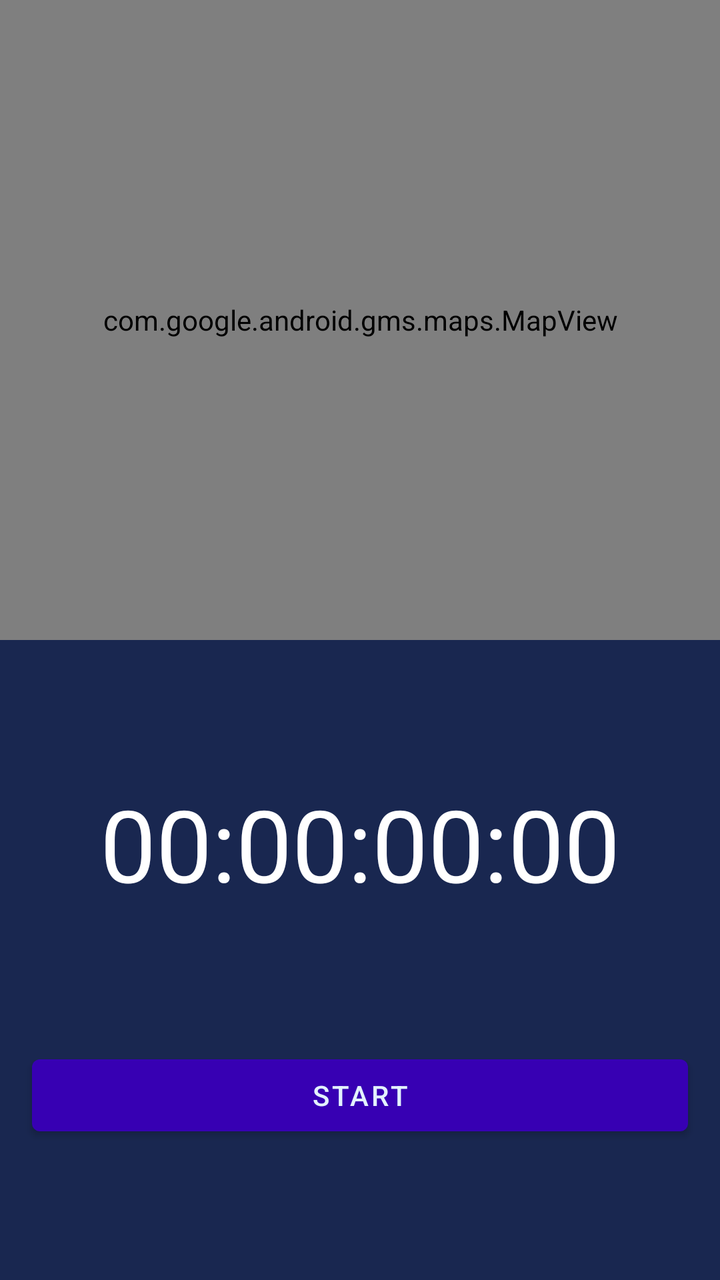
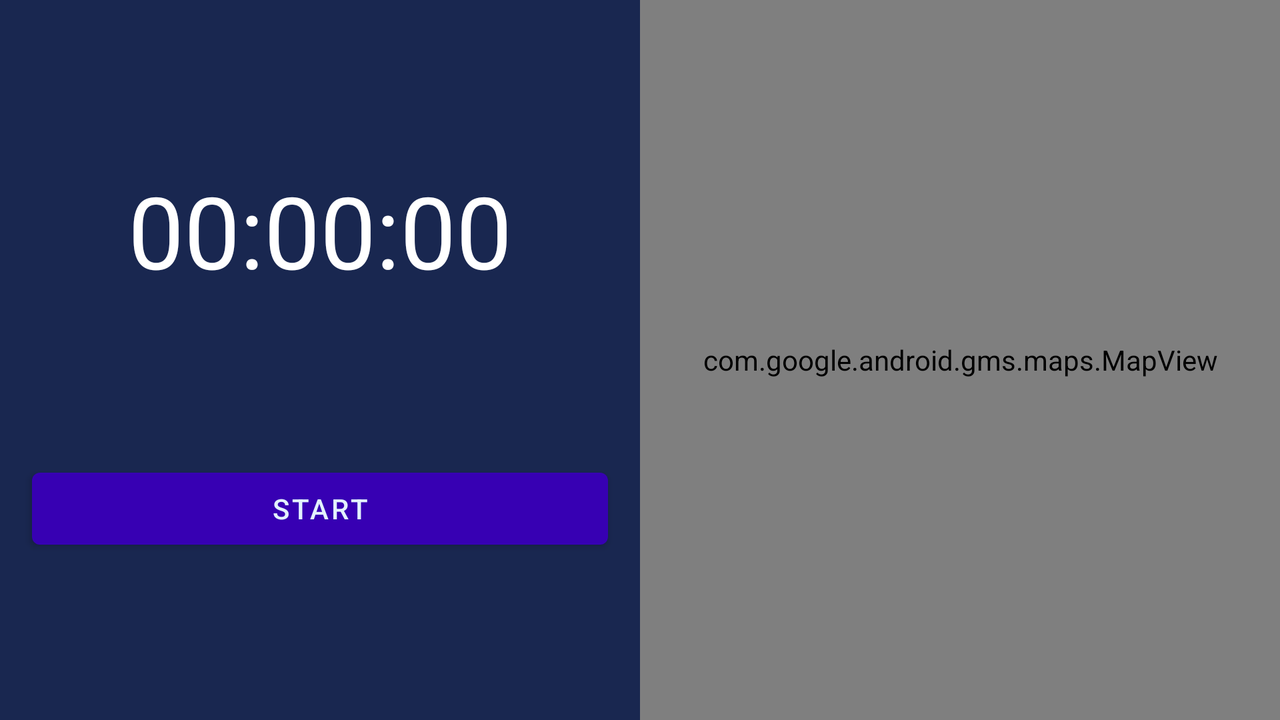

Two renders of one Android screen. The first uses the default layout on a phone; the second uses the alternative layout the repository ships for a different screen configuration, on a matching device. The two XML files are below.
<!-- AndroidManifest.xml: application theme AppTheme -->
<!-- res/layout/fragment_tracking.xml -->
<?xml version="1.0" encoding="utf-8"?>
<androidx.constraintlayout.widget.ConstraintLayout xmlns:android="http://schemas.android.com/apk/res/android"
    xmlns:app="http://schemas.android.com/apk/res-auto"
    xmlns:tools="http://schemas.android.com/tools"
    android:layout_width="match_parent"
    android:layout_height="match_parent">

    <androidx.constraintlayout.widget.ConstraintLayout
        android:id="@+id/clInnerLayout"
        android:layout_width="match_parent"
        android:layout_height="0dp"
        android:background="@color/dark"
        app:layout_constraintBottom_toBottomOf="parent"
        app:layout_constraintEnd_toEndOf="parent"
        app:layout_constraintHorizontal_bias="0.5"
        app:layout_constraintStart_toStartOf="parent"
        app:layout_constraintTop_toBottomOf="@+id/mapView">

        <com.google.android.material.textview.MaterialTextView
            android:id="@+id/tvTimer"
            android:layout_width="wrap_content"
            android:layout_height="wrap_content"
            android:text="00:00:00:00"
            android:textSize="50sp"
            app:layout_constraintBottom_toTopOf="@+id/btnToggleRun"
            app:layout_constraintEnd_toEndOf="parent"
            app:layout_constraintHorizontal_bias="0.5"
            app:layout_constraintStart_toStartOf="parent"
            app:layout_constraintTop_toTopOf="parent" />

        <com.google.android.material.button.MaterialButton
            android:id="@+id/btnToggleRun"
            android:layout_width="0dp"
            android:layout_height="wrap_content"
            android:layout_marginStart="16dp"
            android:layout_marginEnd="16dp"
            android:text="Start"
            app:layout_constraintBottom_toBottomOf="parent"
            app:layout_constraintEnd_toStartOf="@+id/btnFinishRun"
            app:layout_constraintStart_toStartOf="parent"
            app:layout_constraintTop_toBottomOf="@+id/tvTimer" />

        <com.google.android.material.button.MaterialButton
            android:id="@+id/btnFinishRun"
            android:layout_width="0dp"
            android:layout_height="wrap_content"
            android:layout_marginStart="16dp"
            android:layout_marginEnd="16dp"
            android:text="Finish Run"
            android:visibility="gone"
            app:layout_constraintBottom_toBottomOf="parent"
            app:layout_constraintStart_toEndOf="@+id/btnToggleRun"
            app:layout_constraintEnd_toEndOf="parent"
            app:layout_constraintTop_toBottomOf="@+id/tvTimer" />


    </androidx.constraintlayout.widget.ConstraintLayout>

    <com.google.android.material.textview.MaterialTextView
        android:id="@+id/tvLetsGo"
        android:layout_width="wrap_content"
        android:layout_height="wrap_content"
        android:text="Let's go, USERNAME!"
        android:textAlignment="center"
        android:textSize="50sp"
        android:visibility="gone"
        app:layout_constraintBottom_toTopOf="@+id/clInnerLayout"
        app:layout_constraintEnd_toEndOf="parent"
        app:layout_constraintHorizontal_bias="0.5"
        app:layout_constraintStart_toStartOf="parent"
        app:layout_constraintTop_toTopOf="parent" />

    <com.google.android.gms.maps.MapView
        android:id="@+id/mapView"
        android:layout_width="match_parent"
        android:layout_height="0dp"
        app:layout_constraintBottom_toTopOf="@+id/clInnerLayout"
        app:layout_constraintEnd_toEndOf="parent"
        app:layout_constraintHorizontal_bias="1.0"
        app:layout_constraintStart_toStartOf="parent"
        app:layout_constraintTop_toTopOf="parent" />

</androidx.constraintlayout.widget.ConstraintLayout>
<!-- resources referenced by this layout -->
<resources>
  <color name="dark">#192750</color>
  <style name="AppTheme" parent="Theme.MaterialComponents.NoActionBar">
          
          <item name="colorPrimary">@color/purple_700</item>
          <item name="colorSecondary">@color/purple_500</item>
  
          <item name="android:colorBackground">@color/dark</item>
  
          <item name="colorError">@color/errorColor</item>
  
          
          <item name="colorPrimaryVariant">@android:color/white</item>
          <item name="colorSecondaryVariant">@color/md_blue_400</item>
          
  
          <item name="colorSurface">@color/dark</item>
          <item name="colorOnPrimary">@color/md_blue_50</item>
          <item name="colorOnSecondary">@color/md_blue_50</item>
          <item name="colorOnBackground">@color/md_blue_50</item>
          <item name="colorOnError">@android:color/black</item>
          <item name="colorOnSurface">@android:color/white</item>
          <item name="scrimBackground">@color/mtrl_scrim_color</item>
          <item name="textAppearanceHeadline1">@style/TextAppearance.MaterialComponents.Headline1</item>
          <item name="textAppearanceHeadline2">@style/TextAppearance.MaterialComponents.Headline2</item>
          <item name="textAppearanceHeadline3">@style/TextAppearance.MaterialComponents.Headline3</item>
          <item name="textAppearanceHeadline4">@style/TextAppearance.MaterialComponents.Headline4</item>
          <item name="textAppearanceHeadline5">@style/TextAppearance.MaterialComponents.Headline5</item>
          <item name="textAppearanceHeadline6">@style/TextAppearance.MaterialComponents.Headline6</item>
          <item name="textAppearanceSubtitle1">@style/TextAppearance.MaterialComponents.Subtitle1</item>
          <item name="textAppearanceSubtitle2">@style/TextAppearance.MaterialComponents.Subtitle2</item>
          <item name="textAppearanceBody1">@style/TextAppearance.MaterialComponents.Body1</item>
          <item name="textAppearanceBody2">@style/TextAppearance.MaterialComponents.Body2</item>
          <item name="textAppearanceCaption">@style/TextAppearance.MaterialComponents.Caption</item>
          <item name="textAppearanceButton">@style/TextAppearance.MaterialComponents.Button</item>
          <item name="textAppearanceOverline">@style/TextAppearance.MaterialComponents.Overline</item>
  
  
          <item name="android:textColor">@android:color/white</item>
          <item name="alertDialogTheme">@style/AlertDialogTheme</item>
      </style>
  <color name="purple_700">#FF3700B3</color>
  <color name="purple_500">#FF6200EE</color>
  <color name="errorColor">#D50000</color>
  <color name="md_blue_400">#42A5F5</color>
  <color name="md_blue_50">#E3F2FD</color>
  <style name="AlertDialogTheme" parent="ThemeOverlay.MaterialComponents.Dialog.Alert">
          <item name="buttonBarPositiveButtonStyle">@style/PositiveButtonStyle</item>
          <item name="buttonBarNegativeButtonStyle">@style/NegativeButtonStyle</item>
      </style>
  <style name="PositiveButtonStyle" parent="Widget.MaterialComponents.Button.TextButton.Dialog">
          <item name="android:textColor">@color/btn_finish</item>
      </style>
  <style name="NegativeButtonStyle" parent="Widget.MaterialComponents.Button.TextButton.Dialog">
          <item name="android:textColor">@color/btn_start</item>
      </style>
  <color name="btn_finish">#EB5151</color>
  <color name="btn_start">#5DB872</color>
</resources>
<!-- res/layout-land/fragment_tracking.xml (the repository's variant of the layout above) -->
<!-- drawn on the phone turned sideways -->
<?xml version="1.0" encoding="utf-8"?>
<androidx.constraintlayout.widget.ConstraintLayout xmlns:android="http://schemas.android.com/apk/res/android"
    xmlns:app="http://schemas.android.com/apk/res-auto"
    xmlns:tools="http://schemas.android.com/tools"
    android:layout_width="match_parent"
    android:layout_height="match_parent">

    <androidx.constraintlayout.widget.ConstraintLayout
        android:id="@+id/clInnerLayout"
        android:layout_width="0dp"
        android:layout_height="0dp"
        android:background="@color/dark"
        app:layout_constraintBottom_toBottomOf="parent"
        app:layout_constraintEnd_toStartOf="@+id/mapView"
        app:layout_constraintHorizontal_bias="0.5"
        app:layout_constraintStart_toStartOf="parent"
        app:layout_constraintTop_toTopOf="parent">

        <com.google.android.material.textview.MaterialTextView
            android:id="@+id/tvTimer"
            android:layout_width="wrap_content"
            android:layout_height="wrap_content"
            android:text="00:00:00"
            android:textSize="50sp"
            app:layout_constraintBottom_toTopOf="@+id/btnToggleRun"
            app:layout_constraintEnd_toEndOf="parent"
            app:layout_constraintHorizontal_bias="0.5"
            app:layout_constraintStart_toStartOf="parent"
            app:layout_constraintTop_toTopOf="parent" />

        <com.google.android.material.button.MaterialButton
            android:id="@+id/btnToggleRun"
            android:layout_width="0dp"
            android:layout_height="wrap_content"
            android:layout_marginStart="16dp"
            android:layout_marginEnd="16dp"
            android:text="Start"
            app:layout_constraintBottom_toBottomOf="parent"
            app:layout_constraintEnd_toStartOf="@+id/btnFinishRun"
            app:layout_constraintHorizontal_bias="0.5"
            app:layout_constraintStart_toStartOf="parent"
            app:layout_constraintTop_toBottomOf="@+id/tvTimer" />

        <com.google.android.material.button.MaterialButton
            android:id="@+id/btnFinishRun"
            android:layout_width="0dp"
            android:layout_height="wrap_content"
            android:layout_marginStart="16dp"
            android:layout_marginEnd="16dp"
            android:text="Finish run"
            android:visibility="gone"
            app:layout_constraintBottom_toBottomOf="parent"
            app:layout_constraintEnd_toEndOf="parent"
            app:layout_constraintHorizontal_bias="0.5"
            app:layout_constraintStart_toEndOf="@+id/btnToggleRun"
            app:layout_constraintTop_toBottomOf="@+id/tvTimer" />

    </androidx.constraintlayout.widget.ConstraintLayout>

    <com.google.android.gms.maps.MapView
        android:id="@+id/mapView"
        android:layout_width="0dp"
        android:layout_height="0dp"
        android:visibility="visible"
        app:layout_constraintBottom_toBottomOf="parent"
        app:layout_constraintEnd_toEndOf="parent"
        app:layout_constraintHorizontal_bias="0.5"
        app:layout_constraintStart_toEndOf="@+id/clInnerLayout"
        app:layout_constraintTop_toTopOf="parent" />

</androidx.constraintlayout.widget.ConstraintLayout>
